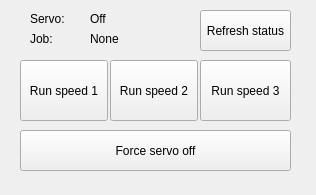
<?xml version="1.0" encoding="UTF-8"?>
<ui version="4.0">
 <class>MainWindow</class>
 <widget class="QMainWindow" name="MainWindow">
  <property name="geometry">
   <rect>
    <x>0</x>
    <y>0</y>
    <width>316</width>
    <height>195</height>
   </rect>
  </property>
  <property name="sizePolicy">
   <sizepolicy hsizetype="Fixed" vsizetype="Fixed">
    <horstretch>0</horstretch>
    <verstretch>0</verstretch>
   </sizepolicy>
  </property>
  <property name="windowTitle">
   <string>Run job Example - HC-10</string>
  </property>
  <widget class="QWidget" name="centralwidget">
   <widget class="QPushButton" name="btn_run1">
    <property name="geometry">
     <rect>
      <x>20</x>
      <y>60</y>
      <width>88</width>
      <height>61</height>
     </rect>
    </property>
    <property name="text">
     <string>Run speed 1</string>
    </property>
   </widget>
   <widget class="QPushButton" name="btn_run2">
    <property name="geometry">
     <rect>
      <x>110</x>
      <y>60</y>
      <width>88</width>
      <height>61</height>
     </rect>
    </property>
    <property name="text">
     <string>Run speed 2</string>
    </property>
   </widget>
   <widget class="QPushButton" name="btn_run3">
    <property name="geometry">
     <rect>
      <x>200</x>
      <y>60</y>
      <width>91</width>
      <height>61</height>
     </rect>
    </property>
    <property name="text">
     <string>Run speed 3</string>
    </property>
   </widget>
   <widget class="QLabel" name="label">
    <property name="geometry">
     <rect>
      <x>30</x>
      <y>10</y>
      <width>54</width>
      <height>17</height>
     </rect>
    </property>
    <property name="text">
     <string>Servo:</string>
    </property>
   </widget>
   <widget class="QLabel" name="label_servoStatus">
    <property name="geometry">
     <rect>
      <x>90</x>
      <y>10</y>
      <width>101</width>
      <height>17</height>
     </rect>
    </property>
    <property name="text">
     <string>Off</string>
    </property>
   </widget>
   <widget class="QLabel" name="label_3">
    <property name="geometry">
     <rect>
      <x>30</x>
      <y>30</y>
      <width>54</width>
      <height>17</height>
     </rect>
    </property>
    <property name="text">
     <string>Job:</string>
    </property>
   </widget>
   <widget class="QLabel" name="label_jobStatus">
    <property name="geometry">
     <rect>
      <x>90</x>
      <y>30</y>
      <width>101</width>
      <height>17</height>
     </rect>
    </property>
    <property name="text">
     <string>None</string>
    </property>
   </widget>
   <widget class="QPushButton" name="btn_refresh">
    <property name="geometry">
     <rect>
      <x>200</x>
      <y>10</y>
      <width>91</width>
      <height>41</height>
     </rect>
    </property>
    <property name="text">
     <string>Refresh status</string>
    </property>
   </widget>
   <widget class="QPushButton" name="btn_servoOff">
    <property name="geometry">
     <rect>
      <x>20</x>
      <y>130</y>
      <width>271</width>
      <height>41</height>
     </rect>
    </property>
    <property name="text">
     <string>Force servo off</string>
    </property>
   </widget>
  </widget>
 </widget>
 <resources/>
 <connections/>
</ui>
